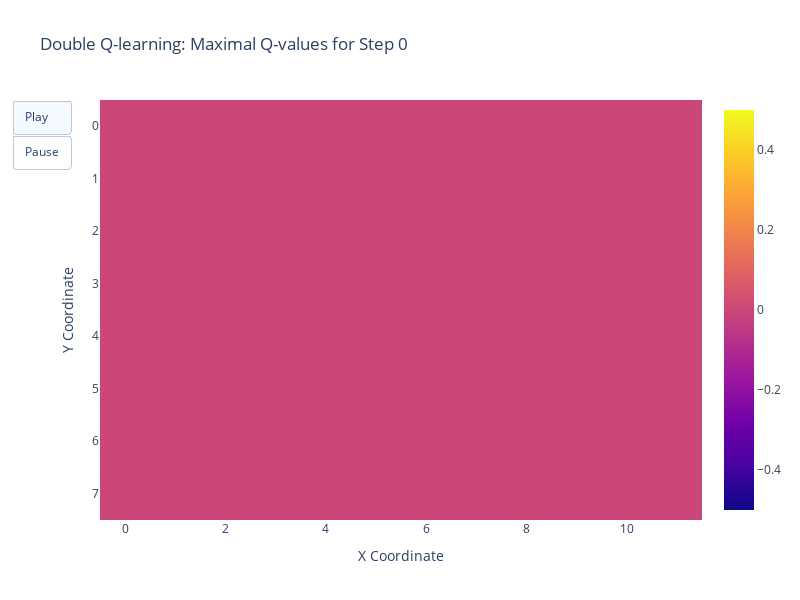
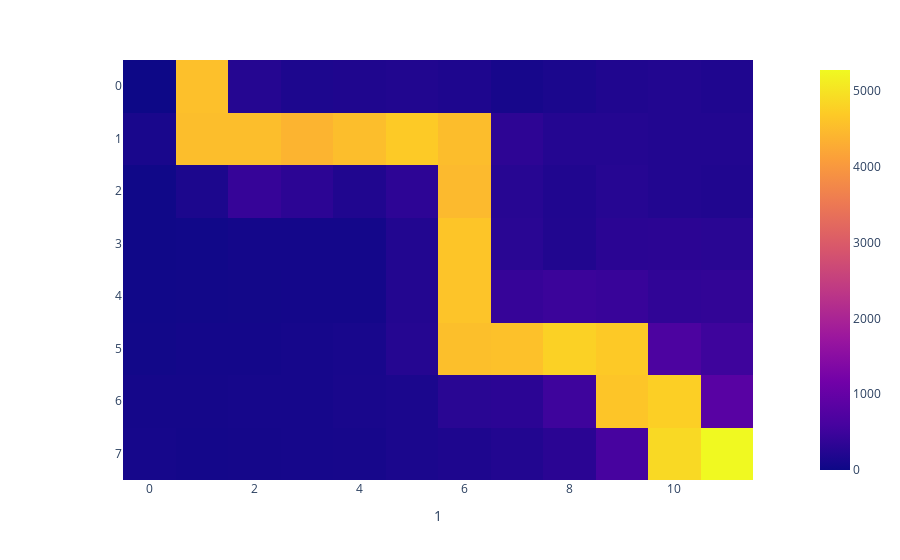

Write notebook code for charts like these, in order.
### Code cell
env_states, action_keys, obs, rewards, done, q1, q2 = tabular_double_rollout(key, TIME_STEPS, N_ACTIONS, GRID_SIZE, env, agent, policy)
animated_heatmap(
                 jnp.mean(jnp.array([q1,q2]), axis=0), 
                 dims=jnp.asarray(GRID_SIZE), 
                 agent_name="Double Q-learning", 
                 sample_freq=1000, 
                 log_scale=False
                )
plot_path(obs)

### Figure 1 — Plotly figure (JSON) as saved in the notebook; plotly's stock layout.template omitted (floating-point values rounded to 4 significant figures)
{"data": [{"type": "heatmap", "z": [[0, 0, 0, 0, 0, 0, 0, 0, 0, 0, 0, 0], [0, 0, 0, 0, 0, 0, 0, 0, 0, 0, 0, 0], [0, 0, 0, 0, 0, 0, 0, 0, 0, 0, 0, 0], [0, 0, 0, 0, 0, 0, 0, 0, 0, 0, 0, 0], [0, 0, 0, 0, 0, 0, 0, 0, 0, 0, 0, 0], [0, 0, 0, 0, 0, 0, 0, 0, 0, 0, 0, 0], [0, 0, 0, 0, 0, 0, 0, 0, 0, 0, 0, 0], [0, 0, 0, 0, 0, 0, 0, 0, 0, 0, 0, 0]]}], "layout": {"height": 600, "title": {"text": "Double Q-learning: Maximal Q-values for Step 0"}, "updatemenus": [{"buttons": [{"args": [null, {"frame": {"duration": 50, "redraw": true}, "fromcurrent": true}], "label": "Play", "method": "animate"}, {"args": [[null], {"frame": {"duration": 0, "redraw": false}}], "label": "Pause", "method": "relayout"}], "type": "buttons"}], "width": 800, "xaxis": {"autorange": true, "range": [0, 12], "title": {"text": "X Coordinate"}}, "yaxis": {"autorange": true, "range": [8, 0], "title": {"text": "Y Coordinate"}}}}

### Figure 2 — Plotly figure (JSON) as saved in the notebook; plotly's stock layout.template omitted (floating-point values rounded to 4 significant figures)
{"data": [{"coloraxis": "coloraxis", "hovertemplate": "1: %{x}<br>y: %{y}<br>color: %{z}<extra></extra>", "name": "0", "type": "heatmap", "x": [0, 1, 2, 3, 4, 5, 6, 7, 8, 9, 10, 11], "xaxis": "x", "y": [0, 1, 2, 3, 4, 5, 6, 7], "yaxis": "y", "z": [[0, 4549, 243, 162, 183, 203, 176, 103, 146, 193, 218, 189], [119, 4523, 4521, 4391, 4524, 4684, 4508, 328, 239, 235, 221, 214], [31, 151, 426, 321, 192, 332, 4467, 272, 198, 257, 221, 200], [26, 38, 72, 77, 74, 213, 4622, 288, 205, 301, 305, 289], [37, 55, 57, 67, 76, 222, 4603, 424, 474, 444, 357, 376], [55, 69, 76, 88, 111, 245, 4541, 4573, 4775, 4681, 670, 504], [81, 81, 96, 97, 120, 146, 288, 311, 505, 4623, 4754, 830], [93, 72, 81, 89, 106, 145, 178, 217, 299, 606, 4876, 5276]]}], "layout": {"coloraxis": {"colorscale": [[0, "#0d0887"], [0.1111, "#46039f"], [0.2222, "#7201a8"], [0.3333, "#9c179e"], [0.4444, "#bd3786"], [0.5556, "#d8576b"], [0.6667, "#ed7953"], [0.7778, "#fb9f3a"], [0.8889, "#fdca26"], [1, "#f0f921"]]}, "margin": {"t": 60}, "xaxis": {"anchor": "y", "constrain": "domain", "domain": [0, 1], "scaleanchor": "y", "title": {"text": "1"}}, "yaxis": {"anchor": "x", "autorange": "reversed", "constrain": "domain", "domain": [0, 1]}}}
